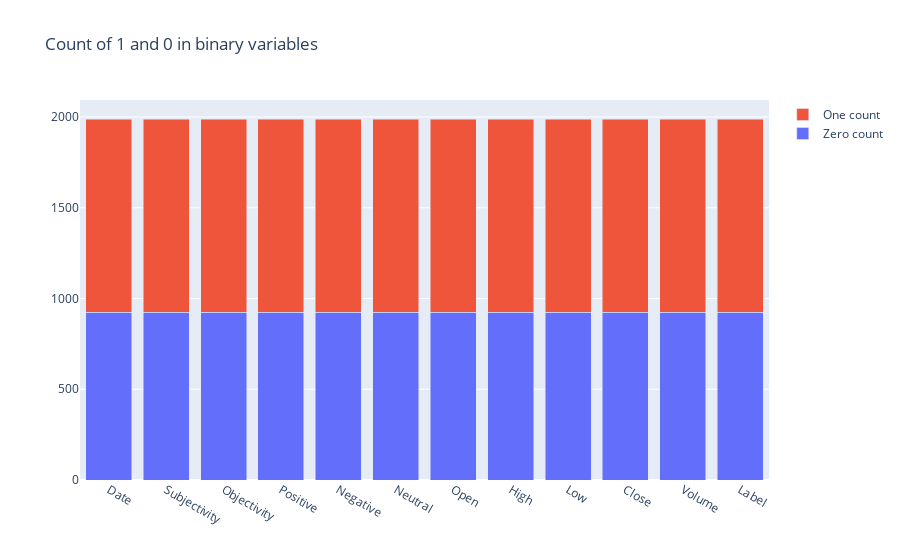

Here is the notebook cell this chart was saved with:
### Code cell
%matplotlib inline
import plotly.offline as py
py.init_notebook_mode(connected=True)
import plotly.graph_objs as go
import plotly.tools as tls
import warnings

bin_col = merged_dataframe.columns
zero_list = []
one_list = []
for col in bin_col:
    zero_count = 0
    one_count = 0
    for ix, val in merged_dataframe[col].iteritems():
        if merged_dataframe.loc[ix, 'Label'] == 0:
            zero_count += 1
        else:
            one_count += 1
    zero_list.append(zero_count)
    one_list.append(one_count)
    
trace1 = go.Bar(
    x=bin_col,
    y=zero_list ,
    name='Zero count'
)
trace2 = go.Bar(
    x=bin_col,
    y=one_list,
    name='One count'
)

data = [trace1, trace2]
layout = go.Layout(
    barmode='stack',
    title='Count of 1 and 0 in binary variables'
)

fig = go.Figure(data=data, layout=layout)
py.iplot(fig, filename='stacked-bar')

### Figure 1 — Plotly figure (JSON) as saved in the notebook; plotly's stock layout.template omitted (floating-point values rounded to 4 significant figures)
{"data": [{"name": "Zero count", "type": "bar", "x": ["Date", "Subjectivity", "Objectivity", "Positive", "Negative", "Neutral", "Open", "High", "Low", "Close", "Volume", "Label"], "y": [924, 924, 924, 924, 924, 924, 924, 924, 924, 924, 924, 924]}, {"name": "One count", "type": "bar", "x": ["Date", "Subjectivity", "Objectivity", "Positive", "Negative", "Neutral", "Open", "High", "Low", "Close", "Volume", "Label"], "y": [1065, 1065, 1065, 1065, 1065, 1065, 1065, 1065, 1065, 1065, 1065, 1065]}], "layout": {"barmode": "stack", "title": {"text": "Count of 1 and 0 in binary variables"}}}
